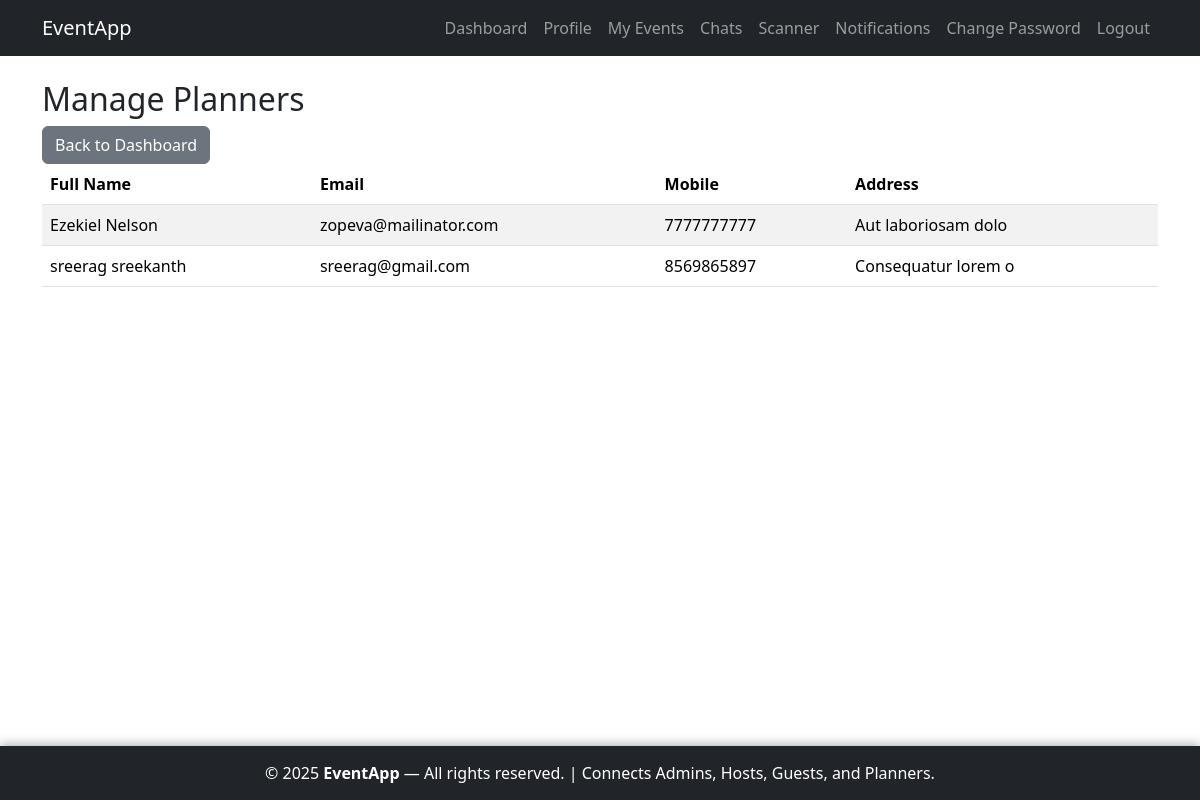
The page /host/planners/ (signed in) on the database its author committed.
### accounts/models.py (models this page shows, shortened)
class CustomUser(AbstractUser):
    ROLE_CHOICES = [
        ('planner', 'Planner'),
        ('guest', 'Guest'),
        ('host', 'Host'),
    ]
    role = models.CharField(
        max_length=10, choices=ROLE_CHOICES, blank=True, null=True,
        help_text="User role (None for superusers/admins)"
    )
    full_name = models.CharField(max_length=255, blank=True)
    email = models.EmailField(unique=True, blank=False)  # Enforced required in forms
    mobile_number = models.CharField(max_length=10, blank=True)
    address = models.TextField(blank=True)
    profile_picture = models.ImageField(upload_to='profiles/', blank=True, null=True)
    is_approved = models.BooleanField(default=False, help_text="For planners/guests only")

### host/views.py (the view)
# urls.py: path('planners/', views.PlannerListView.as_view(), name='planner_list'),
class PlannerListView(LoginRequiredMixin, HostRequiredMixin, ListView):
    model = CustomUser
    template_name = 'host/planner_list.html'
    context_object_name = 'planners'
    paginate_by = 10
    def get_queryset(self):
        return CustomUser.objects.filter(role='planner', is_approved=True).order_by('full_name')

### host/views.py (called while the page is built)
    def test_func(self):
        return self.request.user.is_authenticated and self.request.user.role == 'host'

### host/templates/host/planner_list.html (shortened to what this page needs)
{% extends 'accounts/base.html' %}
{% block content %}
<div class="row">
    <div class="col-12">
        <h2>Manage Planners</h2>
        <a href="{% url 'host:dashboard' %}" class="btn btn-secondary">Back to Dashboard</a>
    </div>
</div>
<div class="row">
    <div class="col-12">
        <div class="table-responsive">
            <table class="table table-striped">
                <thead>
                    <tr>
                        <th>Full Name</th>
                        <th>Email</th>
                        <th>Mobile</th>
                        <th>Address</th>
                    </tr>
                </thead>
                <tbody>
                    {% for planner in planners %}
                    <tr>
                        <td>{{ planner.full_name }}</td>
                        <td>{{ planner.email }}</td>
                        <td>{{ planner.mobile_number }}</td>
                        <td>{{ planner.address|truncatewords:10 }}</td>
                    </tr>
                    {% empty %}
                    <tr><td colspan="4" class="text-center">No planners registered.</td></tr>
                    {% endfor %}
                </tbody>
            </table>
        </div>
    </div>
</div>
{% endblock %}

### accounts/templates/accounts/base.html (style rules this page uses)
html, body { height: 100%; margin: 0; }
body { display: flex; flex-direction: column; min-height: 100vh; }

### rows shown on the page
CustomUser: full_name "Ezekiel Nelson", email "zopeva@mailinator.com", mobile_number "7777777777", address "Aut laboriosam dolo"
CustomUser: full_name "sreerag sreekanth", email "sreerag@gmail.com", mobile_number "8569865897", address "Consequatur lorem o"
